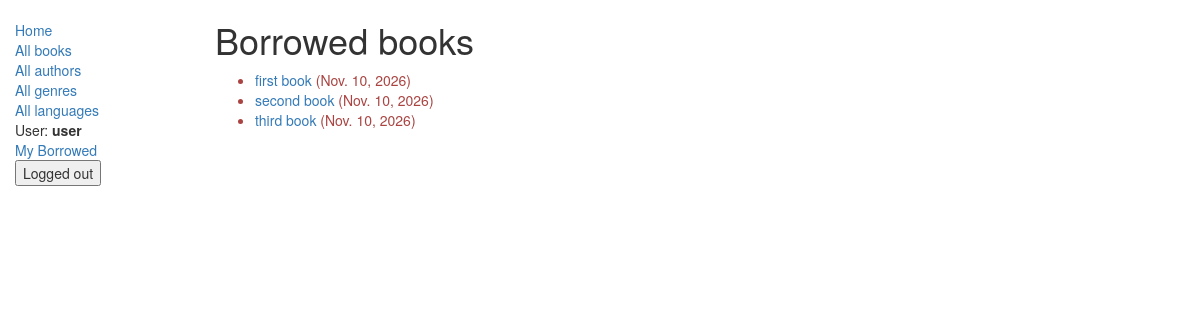
Page /catalog/mybooks/ (signed in) on the earlier database version.
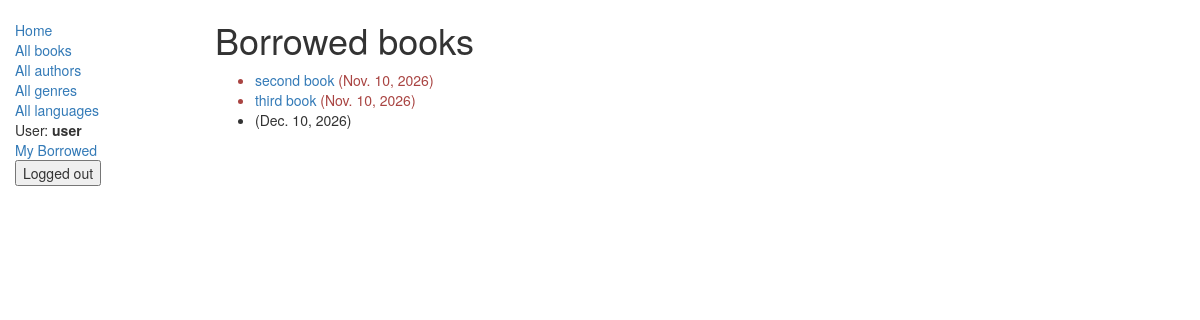
Same page on the later database version.
### catalog/models.py (models this page shows, shortened)
class BookInstance(models.Model):
    id = models.UUIDField(primary_key=True, default=uuid.uuid4,
                          help_text="Unique ID for this particular book across whole library")
    book = models.ForeignKey('Book', on_delete=models.SET_NULL, null=True)
    imprint = models.CharField(max_length=200)
    due_back = models.DateField(null=True, blank=True)
    borrower = models.ForeignKey(User, on_delete=models.SET_NULL, null=True, blank=True)
    LOAN_STATUS = (
        ('m', 'Maintenance'),
        ('o', 'On loan'),
        ('a', 'Available'),
        ('r', 'Reserved'),
    )
    status = models.CharField(max_length=1, choices=LOAN_STATUS, blank=True, default='m', help_text='Book availability')
    class Meta:
        ordering = ["due_back"]
        permissions = (
            ("can_mark_returned", "Set book as returned"),
            ("can_edit", "Edit book instance"),
        )
    @property
    def is_overdue(self):
        if self.due_back and date.today() > self.due_back:
            return True
        return False

class Book(models.Model):
    title = models.CharField(max_length=100)
    author = models.ForeignKey('Author', on_delete=models.SET_NULL, null=True)
    summary = models.TextField(max_length=1000, help_text='Enter a brief description of the book')
    isbn = models.CharField('ISBN', max_length=13, help_text='13 Character <a href="https://www.isbn-international.org/content/what-isbn">ISBN number</a>')
    genre = models.ManyToManyField(Genre, help_text='Select a genre for this book')
    language = models.ForeignKey(Language, on_delete=models.SET_NULL, null=True)
    def display_genre(self):
        return ', '.join([genre.name for genre in self.genre.all()[:3]]) #берём первые три жанра из всех, разделяем их запятой и показываем пользователю
    display_genre.short_description = 'Genre'

### catalog/views.py (the view)
class BookInstanceOnLoanView(LoginRequiredMixin, generic.ListView):
    model = BookInstance
    template_name = 'bookinstance_list.html'
    pagination_by = 10
    def get_queryset(self):
        return BookInstance.objects.filter(borrower = self.request.user).filter(status__exact="o").order_by('due_back')

### catalog/templates/bookinstance_list.html
{% extends "base_generic.html" %}
{% block content %}
    <h1>Borrowed books</h1>
    {% if bookinstance_list %}
    <ul>
      {% for bookinst in bookinstance_list %}
      <li class="{% if bookinst.is_overdue %}text-danger{% endif %}">
        <a href="{% url 'book_detail' bookinst.book.pk %}">{{bookinst.book.title}}</a> ({{ bookinst.due_back }})
      </li>
      {% endfor %}
    </ul>
    {% else %}
      <p>There are no books borrowed.</p>
    {% endif %}
{% endblock %}

Differences in the rows shown:
changed BookInstance: due_back "Nov. 10, 2026" → "Dec. 10, 2026"; book_id 1 → empty (drawn); book "first book" → (not shown); moves down the list
